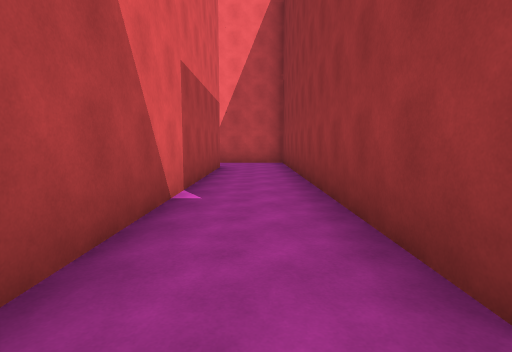
view 1 (above)

16 first-person views from a walk through a scene from a Unity 3-D project. The camera is 1.5 m above the floor, tilts 6° down and sees 80° across. The floor is counted in squares, 2.33 m on a side. Each view is taken from the middle of a square. On the plan, view 1 faces up. The plan holds only what a view shows up to about 9 squares ahead; the rest is blank. The place goes on beyond the plan. The player is left out. Some animated figures are not drawn.

view 2
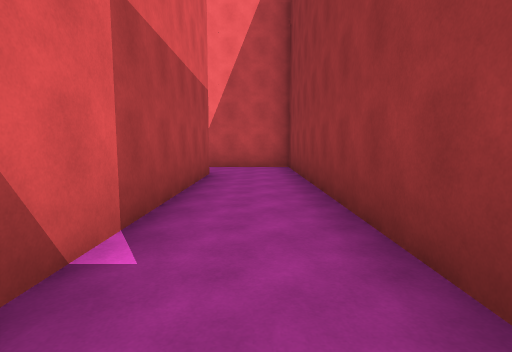

view 3
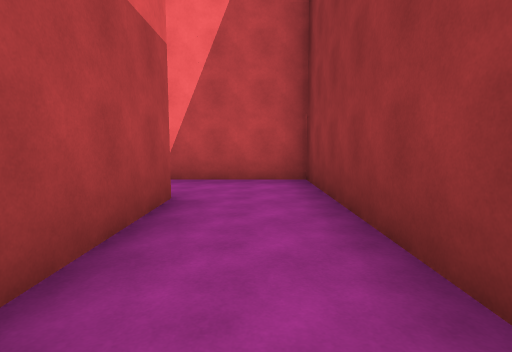

view 4
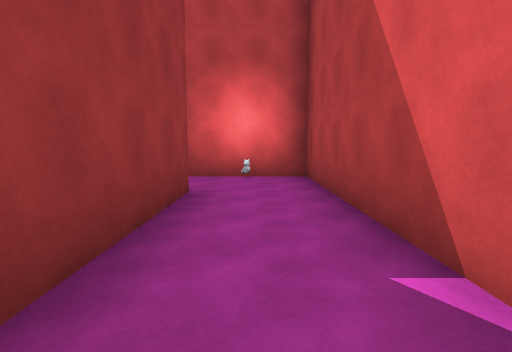

view 5
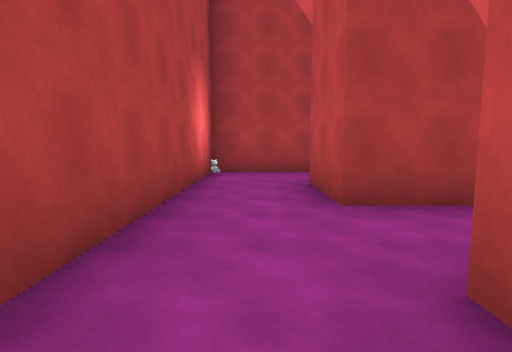

view 6
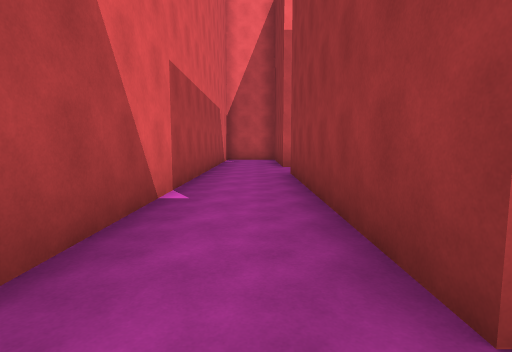

view 7
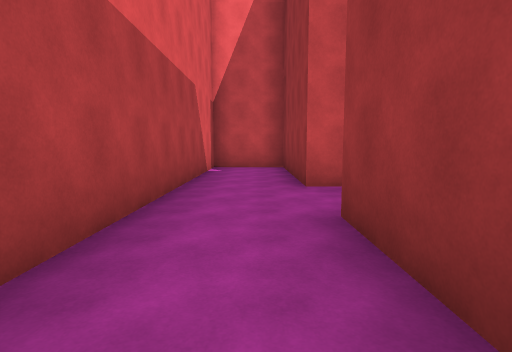

view 8
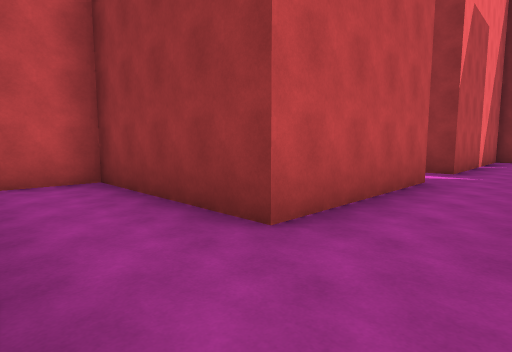

view 9
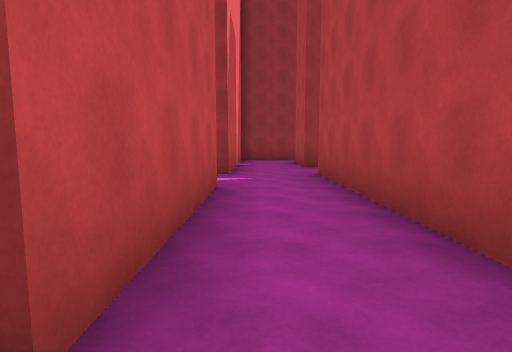

view 10
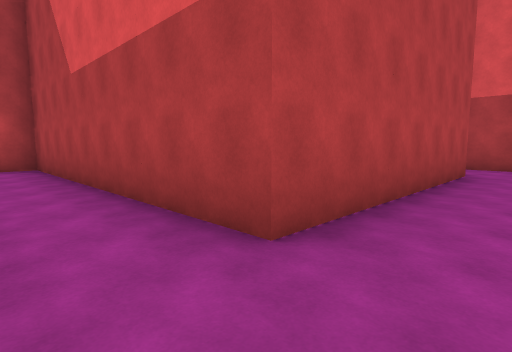

view 11
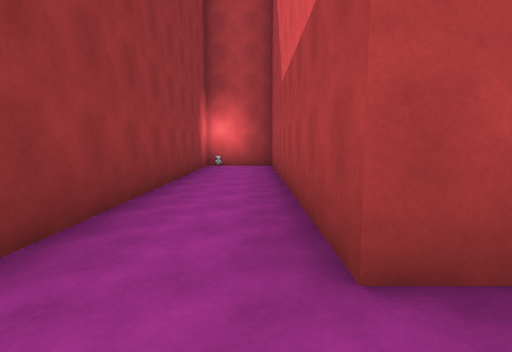

view 12
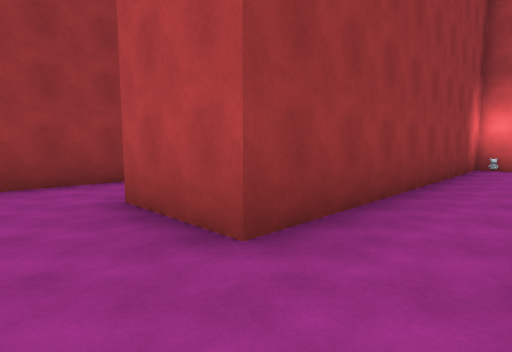

view 13
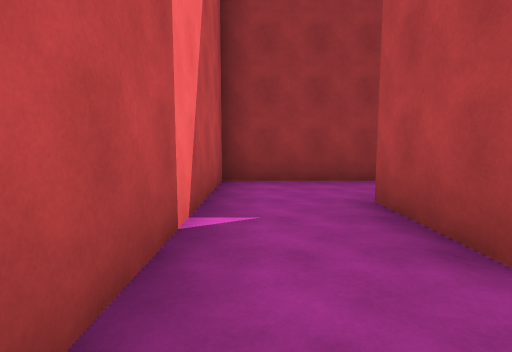

view 14
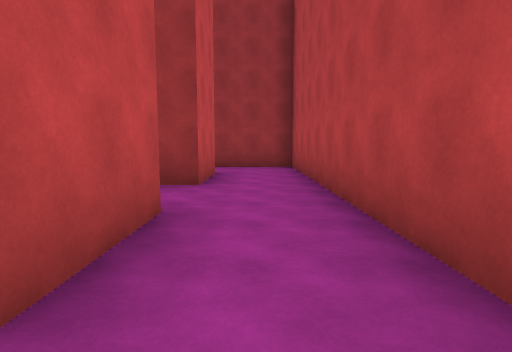

view 15
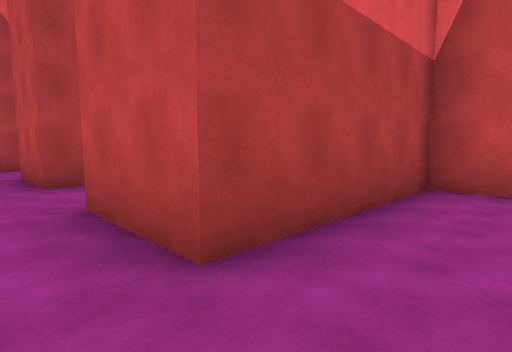

view 16
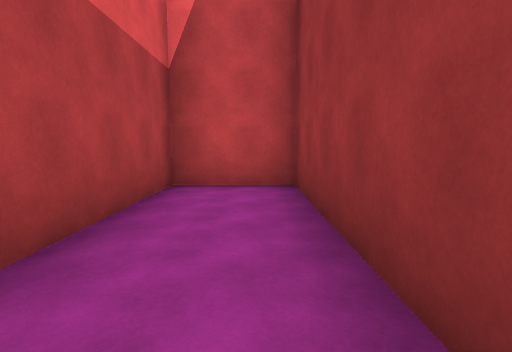

### Floor plan
Points are (right, up) in squares from view 1. A wall is a line through its corners. A room is listed if a view was taken in it or the views show most of it. See-through windows are left out.
Room 1 (views 1, 2, 3, 4, 14)
walls: (-1, 8.6) (-1, -1) (2.4, -1); (2.8, 0.9) (0.9, 0.9) (0.9, 10.5) (-1.6, 10.5)
ways out: opening at (1.5, 0) to room 2
objects: other object (0, -1)
Room 2 (views 5, 6, 7, 8, 9, 10, 11, 12, 13)
walls: (8.6, 8.6) (4.8, 8.6) (4.8, 12.4) (2.8, 12.4) (2.8, 0.9); (6.7, 0.9) (4.8, 0.9) (4.8, 6.7) (10.5, 6.7) (10.5, -1) (11.5, -1); (14.6, 8.6) (10.5, 8.6); (12.4, -0.4) (12.4, 6.7) (14.4, 6.7); (2.4, -1) (6.4, -1)
ways out: opening at (1.5, 0) to room 1; opening at (5.5, 0) to room 3; opening at (9.5, 9.5); opening at (13.5, 7.5)
objects: other object (12, -1)
Room 3 (views 15, 16)
walls: (6.4, -1) (8.6, -1) (8.6, 4.7) (6.7, 4.7) (6.7, 0.9)
ways out: opening at (5.5, 0) to room 2

Positions as (right, up) in squares from view 1, and headings:
1: (0, 0), facing up
2: (0, 2), facing up
3: (0, 5), facing up
4: (0, 5), facing down
5: (6, 0), facing left
6: (4, 0), facing up
7: (4, 4), facing up
8: (3, 7), facing up-right
9: (4, 8), facing right
10: (12, 8), facing down-left
11: (11, 8), facing down
12: (11, 8), facing down-right
13: (11, 8), facing right
14: (0, 0), facing right
15: (8, 0), facing up-left
16: (8, 0), facing up
